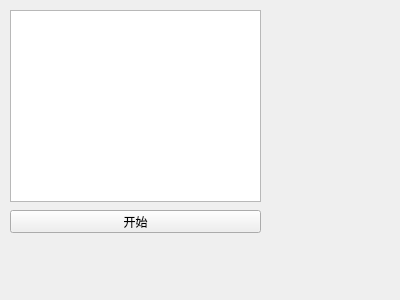
<?xml version="1.0" encoding="UTF-8"?>
<ui version="4.0">
 <class>Form</class>
 <widget class="QWidget" name="Form">
  <property name="geometry">
   <rect>
    <x>0</x>
    <y>0</y>
    <width>400</width>
    <height>300</height>
   </rect>
  </property>
  <property name="windowTitle">
   <string>Form</string>
  </property>
  <widget class="QPushButton" name="ct_switch">
   <property name="geometry">
    <rect>
     <x>10</x>
     <y>210</y>
     <width>251</width>
     <height>23</height>
    </rect>
   </property>
   <property name="text">
    <string>开始</string>
   </property>
  </widget>
  <widget class="QListWidget" name="ct_list">
   <property name="geometry">
    <rect>
     <x>10</x>
     <y>10</y>
     <width>251</width>
     <height>192</height>
    </rect>
   </property>
  </widget>
 </widget>
 <resources/>
 <connections>
  <connection>
   <sender>ct_switch</sender>
   <signal>clicked()</signal>
   <receiver>Form</receiver>
   <slot>ct_switch_clicked()</slot>
   <hints>
    <hint type="sourcelabel">
     <x>132</x>
     <y>223</y>
    </hint>
    <hint type="destinationlabel">
     <x>132</x>
     <y>255</y>
    </hint>
   </hints>
  </connection>
 </connections>
 <slots>
  <slot>ct_switch_clicked()</slot>
 </slots>
</ui>
